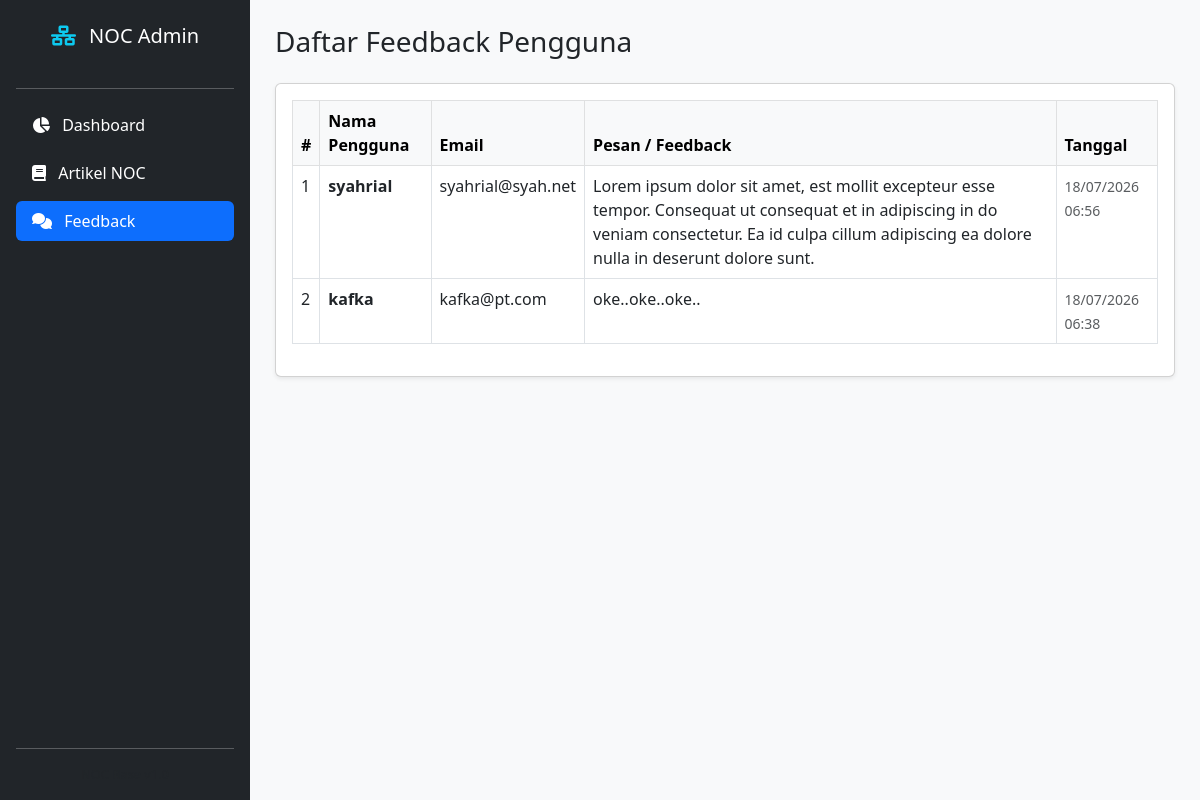
Screenshot of /index.php/admin/feedbacks with the database file from the repository.
### tables this page shows
CREATE TABLE `feedbacks` (
  `id` int(11) NOT NULL,
  `name` varchar(100) NOT NULL,
  `email` varchar(100) NOT NULL,
  `message` text NOT NULL,
  `created_at` timestamp NOT NULL DEFAULT current_timestamp()
);

### application/controllers/Admin.php (called while the page is built, shortened)
<?php
class Admin extends CI_Controller {
    public function feedbacks() {
        $data['feedbacks'] = $this->Noc_model->get_all('feedbacks');
        $this->load->view('admin/partials/head');
        $this->load->view('admin/partials/side_nav');
        $this->load->view('admin/feedback_list', $data);
        $this->load->view('admin/partials/footer');
    }
}

### index.php (called while the page is built, shortened)
<?php
require_once BASEPATH.'core/CodeIgniter.php';

### application/models/Noc_model.php (called while the page is built, shortened)
<?php
class Noc_model extends CI_Model {
    public function get_all($table) {
        $this->db->order_by('id', 'DESC');
        return $this->db->get($table)->result();
    }
}

### application/views/admin/feedback_list.php (the view, shortened to what this page needs)
<h3 class="mb-4">Daftar Feedback Pengguna</h3>
<div class="card shadow-sm">
    <div class="card-body table-responsive">
        <table class="table table-bordered">
            <thead class="table-light">
                <tr>
                    <th>#</th>
                    <th>Nama Pengguna</th>
                    <th>Email</th>
                    <th>Pesan / Feedback</th>
                    <th>Tanggal</th>
                </tr>
            </thead>
            <tbody>
                <?php $no=1; foreach($feedbacks as $fb): ?>
                <tr>
                    <td><?= $no++ ?></td>
                    <td><strong><?= $fb->name ?></strong></td>
                    <td><?= $fb->email ?></td>
                    <td><?= $fb->message ?></td>
                    <td><small class="text-muted"><?= date('d/m/Y H:i', strtotime($fb->created_at)) ?></small></td>
                </tr>
                <?php endforeach; ?>
            </tbody>
        </table>
    </div>
</div>

### application/views/admin/partials/head.php (style rules this page uses)
body { display: flex; min-height: 100vh; background-color: #f8f9fa; }

### rows the page displays
feedbacks: name "syahrial", email "syahrial@syah.net", message "Lorem ipsum dolor sit amet, est mollit excepteur esse tempor. Consequat ut consequat et in adipiscing in do veniam consectetur. Ea id culpa cillum adipiscing ea dolore nulla in deserunt dolore sunt.", created_at "18/07/2026 06:56"
feedbacks: name "kafka", email "kafka@pt.com", message "oke..oke..oke..", created_at "18/07/2026 06:38"
